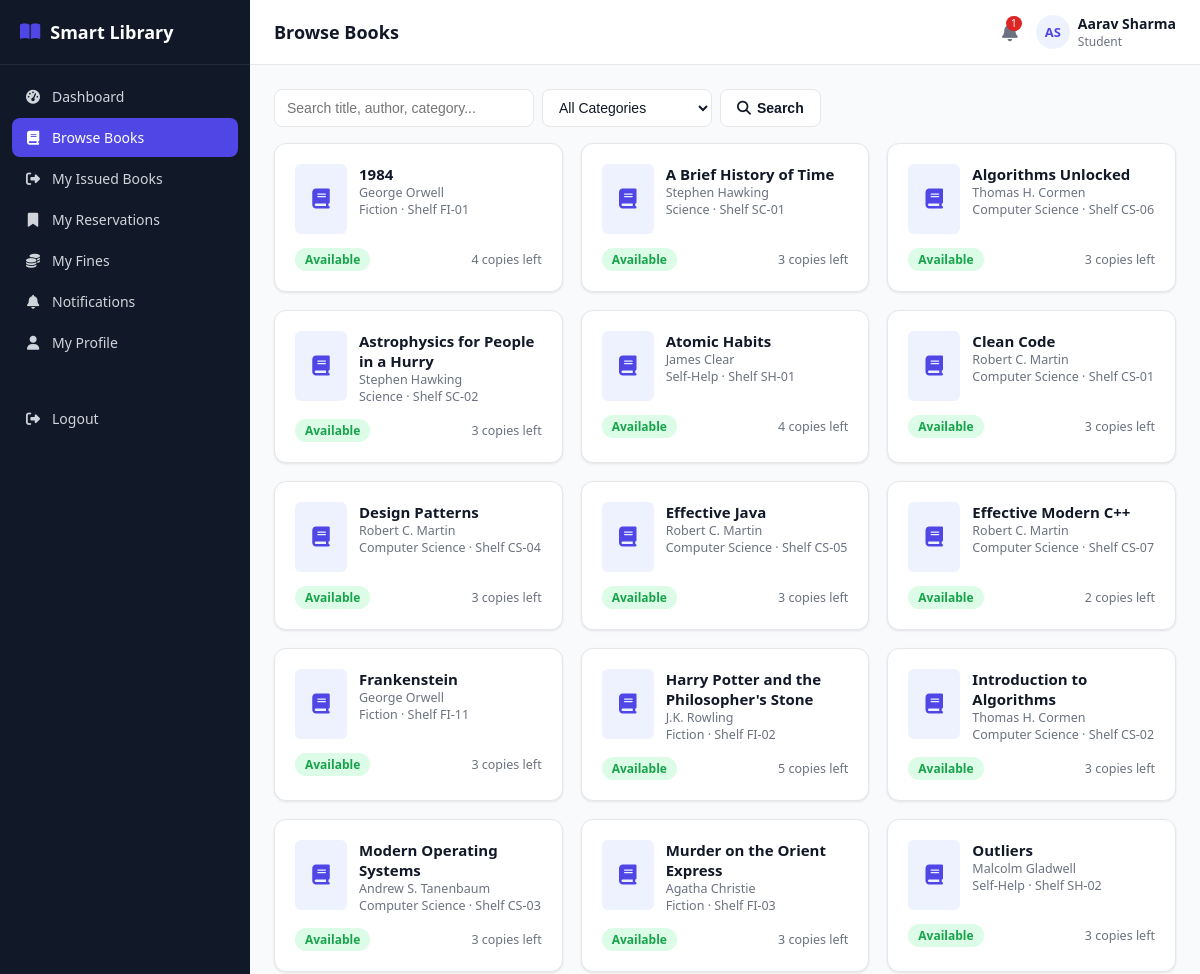
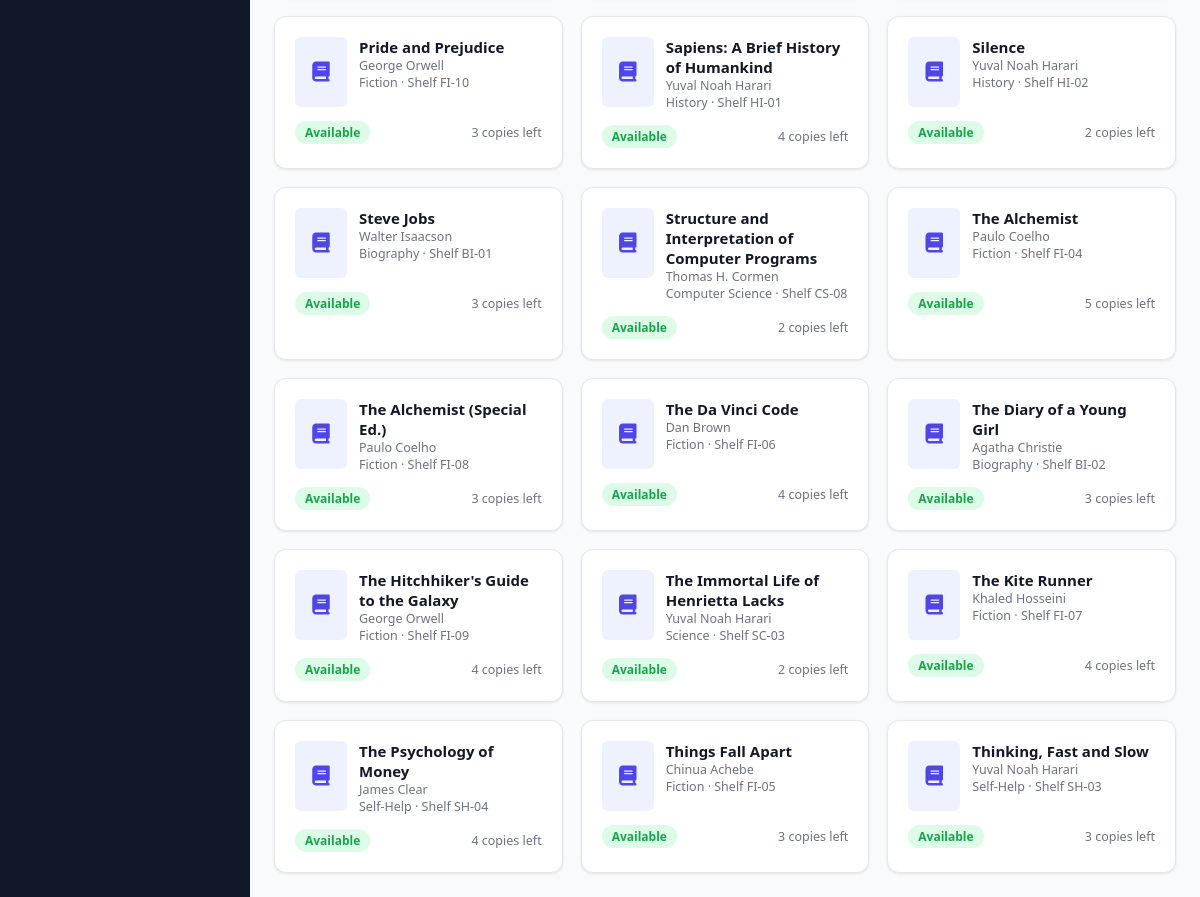
Page /student/books.php (signed in) on the committed database (2 pictures, top to bottom).
### tables this page shows
CREATE TABLE books (
    id INT AUTO_INCREMENT PRIMARY KEY,
    isbn VARCHAR(30) NOT NULL UNIQUE,
    title VARCHAR(200) NOT NULL,
    author_id INT DEFAULT NULL,
    category_id INT DEFAULT NULL,
    publisher_id INT DEFAULT NULL,
    publication_year YEAR DEFAULT NULL,
    edition VARCHAR(30) DEFAULT NULL,
    language VARCHAR(40) DEFAULT 'English',
    pages INT DEFAULT NULL,
    price DECIMAL(10,2) DEFAULT 0.00,
    shelf_number VARCHAR(30) DEFAULT NULL,
    total_copies INT NOT NULL DEFAULT 1,
    available_copies INT NOT NULL DEFAULT 1,
    description TEXT DEFAULT NULL,
    image VARCHAR(255) DEFAULT NULL,
    status ENUM('active','inactive') NOT NULL DEFAULT 'active',
    created_at TIMESTAMP DEFAULT CURRENT_TIMESTAMP,
    updated_at TIMESTAMP DEFAULT CURRENT_TIMESTAMP ON UPDATE CURRENT_TIMESTAMP,
    FOREIGN KEY (author_id) REFERENCES authors(id) ON DELETE SET NULL,
    FOREIGN KEY (category_id) REFERENCES categories(id) ON DELETE SET NULL,
    FOREIGN KEY (publisher_id) REFERENCES publishers(id) ON DELETE SET NULL,
    INDEX idx_title (title),
    INDEX idx_isbn (isbn)
);

CREATE TABLE authors (
    id INT AUTO_INCREMENT PRIMARY KEY,
    name VARCHAR(150) NOT NULL,
    bio TEXT DEFAULT NULL
);

CREATE TABLE categories (
    id INT AUTO_INCREMENT PRIMARY KEY,
    name VARCHAR(100) NOT NULL UNIQUE,
    description VARCHAR(255) DEFAULT NULL
);

### student/books.php (the view, shortened to what this page needs)
<?php
require_once __DIR__ . '/../includes/functions.php';
require_once __DIR__ . '/../includes/auth-check.php';
$search = trim($_GET['q'] ?? '');
$where = []; $params = [];
$whereSql = $where ? ('WHERE ' . implode(' AND ', $where)) : '';
$stmt = $pdo->prepare("
    SELECT b.*, a.name author_name, c.name category_name
    FROM books b LEFT JOIN authors a ON a.id=b.author_id LEFT JOIN categories c ON c.id=b.category_id
    $whereSql ORDER BY b.title LIMIT 60");
$stmt->execute($params);
$books = $stmt->fetchAll();
include __DIR__ . '/../includes/header.php';
?>
<div class="table-toolbar">
    <form method="GET" class="flex gap-2" style="flex-wrap:wrap;">
        <input type="text" name="q" class="form-control" style="width:260px;" placeholder="Search title, author, category..." value="<?= e($search) ?>">
        <select name="category" class="form-control" style="width:170px;">
            <option value="">All Categories</option>
        </select>
        <button class="btn btn-outline" type="submit"><i class="fa-solid fa-magnifying-glass"></i> Search</button>
    </form>
</div>
<?php if (!$books): ?>
    <div class="card"><div class="empty-state"><i class="fa-solid fa-book"></i>No books match your search.</div></div>
<?php else: ?>
<div class="grid grid-3">
    <?php foreach ($books as $b): ?>
        <div class="card">
            <div style="display:flex; gap:12px;">
                <div style="width:52px; height:70px; background:var(--primary-light); border-radius:6px; display:flex; align-items:center; justify-content:center; flex-shrink:0;">
                    <i class="fa-solid fa-book" style="color:var(--primary); font-size:20px;"></i>
                </div>
                <div>
                    <strong><?= e($b['title']) ?></strong>
                    <div class="text-muted" style="font-size:12.5px;"><?= e($b['author_name'] ?? 'Unknown author') ?></div>
                    <div class="text-muted" style="font-size:12.5px;"><?= e($b['category_name'] ?? '') ?> &middot; Shelf <?= e($b['shelf_number']) ?></div>
                </div>
            </div>
            <div class="flex justify-between items-center" style="margin-top:14px;">
                <?= statusBadge($b['available_copies'] > 0 ? 'available' : 'issued') ?>
                <?php if ($b['available_copies'] > 0): ?>
                    <span class="text-muted" style="font-size:12.5px;"><?= (int)$b['available_copies'] ?> copies left</span>
                <?php endif; ?>
            </div>
        </div>
    <?php endforeach; ?>
</div>
<?php endif; ?>
<?php include __DIR__ . '/../includes/footer.php'; ?>

### includes/functions.php (shortened to what this page needs)
<?php
function e($value) {
    return htmlspecialchars($value ?? '', ENT_QUOTES, 'UTF-8');
}
function statusBadge($status) {
    $colors = [
        'active' => 'badge-green', 'available' => 'badge-green', 'paid' => 'badge-green',
        'returned' => 'badge-green', 'completed' => 'badge-green', 'approved' => 'badge-green', 'ready' => 'badge-green',
        'issued' => 'badge-blue', 'pending' => 'badge-yellow',
        'overdue' => 'badge-red', 'inactive' => 'badge-gray', 'cancelled' => 'badge-gray',
        'expired' => 'badge-gray', 'lost' => 'badge-red', 'damaged' => 'badge-red', 'waived' => 'badge-gray',
    ];
    $class = $colors[$status] ?? 'badge-gray';
    return '<span class="badge ' . $class . '">' . e(ucfirst($status)) . '</span>';
}

### assets/css/style.css (style rules this page uses)
:root { --primary: #4f46e5; --primary-dark: #4338ca; --primary-light: #eef2ff; --success: #16a34a; --success-light: #dcfce7; --warning: #ca8a04; --warning-light: #fef9c3; --danger: #dc2626; --danger-light: #fee2e2; --gray: #6b7280; --gray-light: #f3f4f6; --border: #e5e7eb; --text: #111827; --text-muted: #6b7280; --bg: #f9fafb; --white: #ffffff; --sidebar-w: 250px; --radius: 12px; --shadow: 0 1px 3px rgba(0,0,0,0.06), 0 1px 2px rgba(0,0,0,0.04); }
* { box-sizing: border-box; }
body { margin: 0; font-family: 'Segoe UI', system-ui, -apple-system, Roboto, sans-serif; background: var(--bg); color: var(--text); font-size: 15px; }
.grid { display: grid; gap: 18px; }
.grid-3 { grid-template-columns: repeat(3, 1fr); }
.card { background: var(--white); border: 1px solid var(--border); border-radius: var(--radius); box-shadow: var(--shadow); padding: 20px; }
.btn { display: inline-flex; align-items: center; gap: 6px; padding: 9px 16px; border-radius: 8px; border: 1px solid transparent; font-size: 14px; font-weight: 600; cursor: pointer; text-decoration: none; }
.btn-outline { background: #fff; border-color: var(--border); color: var(--text); }
.form-control { width: 100%; padding: 9px 12px; border: 1px solid var(--border); border-radius: 8px; font-size: 14px; background: #fff; color: var(--text); }
.table-toolbar { display: flex; justify-content: space-between; align-items: center; margin-bottom: 16px; gap: 12px; flex-wrap: wrap; }
.badge { padding: 3px 10px; border-radius: 999px; font-size: 12px; font-weight: 700; display: inline-block; }
.badge-green { background: var(--success-light); color: var(--success); }
.text-muted { color: var(--text-muted); }
.flex { display: flex; }
.gap-2 { gap: 8px; }
.items-center { align-items: center; }
.justify-between { justify-content: space-between; }

### rows in the picture
books: title "1984", author.name "George Orwell", category.name "Fiction", shelf_number "FI-01", available_copies "4"
books: title "A Brief History of Time", author.name "Stephen Hawking", category.name "Science", shelf_number "SC-01", available_copies "3"
books: title "Algorithms Unlocked", author.name "Thomas H. Cormen", category.name "Computer Science", shelf_number "CS-06", available_copies "3"
books: title "Astrophysics for People in a Hurry", author.name "Stephen Hawking", category.name "Science", shelf_number "SC-02", available_copies "3"
books: title "Atomic Habits", author.name "James Clear", category.name "Self-Help", shelf_number "SH-01", available_copies "4"
books: title "Clean Code", author.name "Robert C. Martin", category.name "Computer Science", shelf_number "CS-01", available_copies "3"
books: title "Design Patterns", author.name "Robert C. Martin", category.name "Computer Science", shelf_number "CS-04", available_copies "3"
books: title "Effective Java", author.name "Robert C. Martin", category.name "Computer Science", shelf_number "CS-05", available_copies "3"
books: title "Effective Modern C++", author.name "Robert C. Martin", category.name "Computer Science", shelf_number "CS-07", available_copies "2"
books: title "Frankenstein", author.name "George Orwell", category.name "Fiction", shelf_number "FI-11", available_copies "3"
books: title "Harry Potter and the Philosopher's Stone", author.name "J.K. Rowling", category.name "Fiction", shelf_number "FI-02", available_copies "5"
books: title "Introduction to Algorithms", author.name "Thomas H. Cormen", category.name "Computer Science", shelf_number "CS-02", available_copies "3"
books: title "Modern Operating Systems", author.name "Andrew S. Tanenbaum", category.name "Computer Science", shelf_number "CS-03", available_copies "3"
books: title "Murder on the Orient Express", author.name "Agatha Christie", category.name "Fiction", shelf_number "FI-03", available_copies "3"
books: title "Outliers", author.name "Malcolm Gladwell", category.name "Self-Help", shelf_number "SH-02", available_copies "3"
books: title "Pride and Prejudice", author.name "George Orwell", category.name "Fiction", shelf_number "FI-10", available_copies "3"
books: title "Sapiens: A Brief History of Humankind", author.name "Yuval Noah Harari", category.name "History", shelf_number "HI-01", available_copies "4"
books: title "Silence", author.name "Yuval Noah Harari", category.name "History", shelf_number "HI-02", available_copies "2"
books: title "Steve Jobs", author.name "Walter Isaacson", category.name "Biography", shelf_number "BI-01", available_copies "3"
books: title "Structure and Interpretation of Computer Programs", author.name "Thomas H. Cormen", category.name "Computer Science", shelf_number "CS-08", available_copies "2"
books: title "The Alchemist", author.name "Paulo Coelho", category.name "Fiction", shelf_number "FI-04", available_copies "5"
books: title "The Alchemist (Special Ed.)", author.name "Paulo Coelho", category.name "Fiction", shelf_number "FI-08", available_copies "3"
books: title "The Da Vinci Code", author.name "Dan Brown", category.name "Fiction", shelf_number "FI-06", available_copies "4"
books: title "The Diary of a Young Girl", author.name "Agatha Christie", category.name "Biography", shelf_number "BI-02", available_copies "3"
books: title "The Hitchhiker's Guide to the Galaxy", author.name "George Orwell", category.name "Fiction", shelf_number "FI-09", available_copies "4"
books: title "The Immortal Life of Henrietta Lacks", author.name "Yuval Noah Harari", category.name "Science", shelf_number "SC-03", available_copies "2"
books: title "The Kite Runner", author.name "Khaled Hosseini", category.name "Fiction", shelf_number "FI-07", available_copies "4"
books: title "The Psychology of Money", author.name "James Clear", category.name "Self-Help", shelf_number "SH-04", available_copies "4"
books: title "Things Fall Apart", author.name "Chinua Achebe", category.name "Fiction", shelf_number "FI-05", available_copies "3"
books: title "Thinking, Fast and Slow", author.name "Yuval Noah Harari", category.name "Self-Help", shelf_number "SH-03", available_copies "3"

### other values in the picture
$label "Dashboard"
$label "Browse Books"
$label "My Issued Books"
$label "My Reservations"
$label "My Fines"
$label "Notifications"
$label "My Profile"
$pageTitle "Browse Books"
$unreadCount "1"
$initials "AS"
$_SESSION['name'] "Aarav Sharma"
$_SESSION['role'] "Student"
